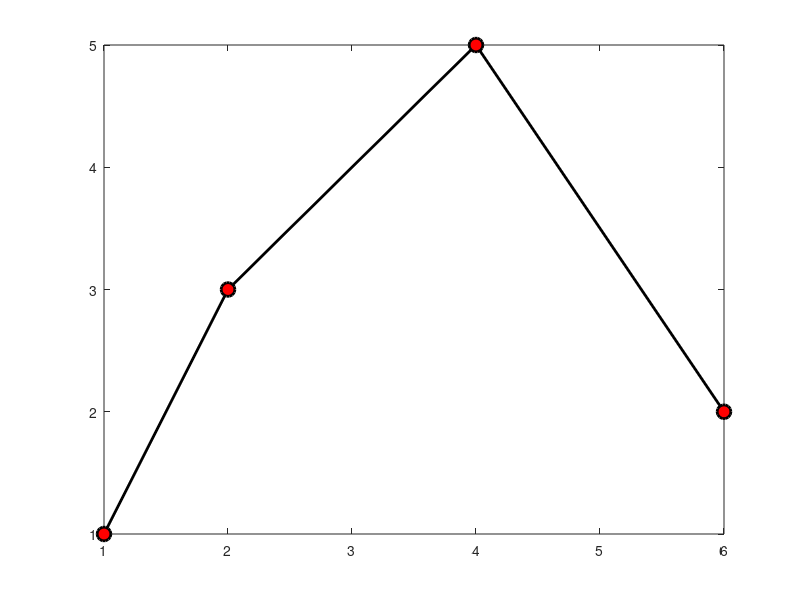

Write the MATLAB code that produced this figure. (Note: this script raises an error after producing the figure.)
% Use decaseljau function to generate Bezier curve from control points. 
close all

% set display window stuff
set(gcf,'color','white')
%set(gcf, 'Position', get(0, 'Screensize'));

% axis stuff
axis manual  % tell matlab not adjust the axis automatically
axis equal   % prevent matlab from scaling x and y direction differently 
%axis off


singlet = 0.5;
t = linspace(0,1,100)';
control_points = [1 1;2 3;4 5;6 2];
plot(control_points(:,1), control_points(:,2),'-ko','markeredgecolor','k','markerfacecolor','r','markersize',10,'LineWidth',2);

decasteljau_lines(control_points,singlet);

bezier_curve = decasteljau(control_points,t);
plot(bezier_curve(:,1), bezier_curve(:,2), 'LineWidth',2);

